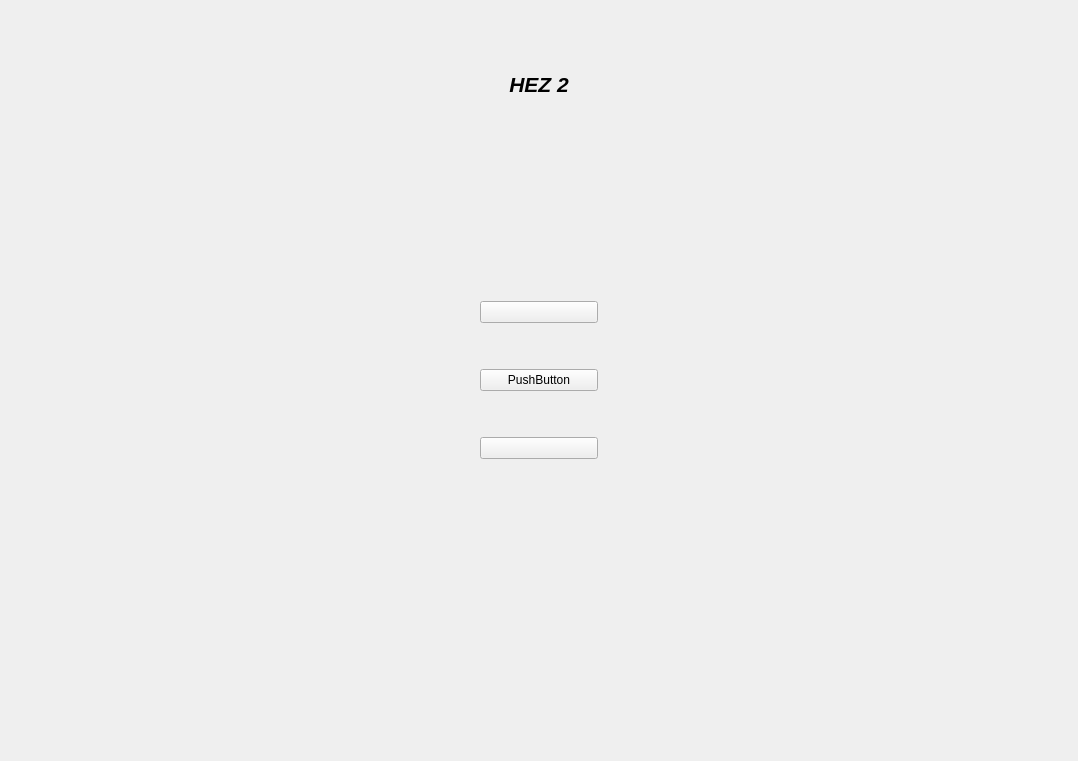
<?xml version="1.0" encoding="UTF-8"?>
<ui version="4.0">
 <class>premierInetrface</class>
 <widget class="QWidget" name="premierInetrface">
  <property name="geometry">
   <rect>
    <x>0</x>
    <y>0</y>
    <width>1078</width>
    <height>761</height>
   </rect>
  </property>
  <property name="windowTitle">
   <string>Form</string>
  </property>
  <property name="styleSheet">
   <string notr="true"/>
  </property>
  <layout class="QHBoxLayout" name="horizontalLayout_2" stretch="1,1,1">
   <item>
    <spacer name="horizontalSpacer">
     <property name="orientation">
      <enum>Qt::Horizontal</enum>
     </property>
     <property name="sizeHint" stdset="0">
      <size>
       <width>40</width>
       <height>20</height>
      </size>
     </property>
    </spacer>
   </item>
   <item>
    <layout class="QVBoxLayout" name="verticalLayout" stretch="2,2,6,20">
     <item>
      <spacer name="verticalSpacer_2">
       <property name="orientation">
        <enum>Qt::Vertical</enum>
       </property>
       <property name="sizeHint" stdset="0">
        <size>
         <width>20</width>
         <height>40</height>
        </size>
       </property>
      </spacer>
     </item>
     <item>
      <widget class="QLabel" name="label">
       <property name="text">
        <string>&lt;html&gt;&lt;head/&gt;&lt;body&gt;&lt;p align=&quot;center&quot;&gt;&lt;span style=&quot; font-size:16pt; font-weight:700; font-style:italic;&quot;&gt;HEZ 2&lt;/span&gt;&lt;/p&gt;&lt;/body&gt;&lt;/html&gt;</string>
       </property>
      </widget>
     </item>
     <item>
      <spacer name="verticalSpacer">
       <property name="orientation">
        <enum>Qt::Vertical</enum>
       </property>
       <property name="sizeHint" stdset="0">
        <size>
         <width>20</width>
         <height>40</height>
        </size>
       </property>
      </spacer>
     </item>
     <item>
      <layout class="QHBoxLayout" name="horizontalLayout_3" stretch="1,1,1">
       <item>
        <spacer name="horizontalSpacer_3">
         <property name="orientation">
          <enum>Qt::Horizontal</enum>
         </property>
         <property name="sizeHint" stdset="0">
          <size>
           <width>40</width>
           <height>20</height>
          </size>
         </property>
        </spacer>
       </item>
       <item>
        <layout class="QVBoxLayout" name="verticalLayout_2" stretch="0,1,0,1,0,1,1">
         <item>
          <spacer name="verticalSpacer_4">
           <property name="orientation">
            <enum>Qt::Vertical</enum>
           </property>
           <property name="sizeHint" stdset="0">
            <size>
             <width>20</width>
             <height>40</height>
            </size>
           </property>
          </spacer>
         </item>
         <item>
          <widget class="QPushButton" name="playButton">
           <property name="baseSize">
            <size>
             <width>20</width>
             <height>202</height>
            </size>
           </property>
           <property name="text">
            <string/>
           </property>
          </widget>
         </item>
         <item>
          <spacer name="verticalSpacer_5">
           <property name="orientation">
            <enum>Qt::Vertical</enum>
           </property>
           <property name="sizeHint" stdset="0">
            <size>
             <width>20</width>
             <height>40</height>
            </size>
           </property>
          </spacer>
         </item>
         <item>
          <widget class="QPushButton" name="deficultyButtn">
           <property name="styleSheet">
            <string notr="true"/>
           </property>
           <property name="text">
            <string>PushButton</string>
           </property>
          </widget>
         </item>
         <item>
          <spacer name="verticalSpacer_6">
           <property name="orientation">
            <enum>Qt::Vertical</enum>
           </property>
           <property name="sizeHint" stdset="0">
            <size>
             <width>20</width>
             <height>40</height>
            </size>
           </property>
          </spacer>
         </item>
         <item>
          <widget class="QPushButton" name="quitButton">
           <property name="styleSheet">
            <string notr="true"/>
           </property>
           <property name="text">
            <string/>
           </property>
          </widget>
         </item>
         <item>
          <spacer name="verticalSpacer_3">
           <property name="orientation">
            <enum>Qt::Vertical</enum>
           </property>
           <property name="sizeHint" stdset="0">
            <size>
             <width>20</width>
             <height>40</height>
            </size>
           </property>
          </spacer>
         </item>
        </layout>
       </item>
       <item>
        <spacer name="horizontalSpacer_4">
         <property name="orientation">
          <enum>Qt::Horizontal</enum>
         </property>
         <property name="sizeHint" stdset="0">
          <size>
           <width>40</width>
           <height>20</height>
          </size>
         </property>
        </spacer>
       </item>
      </layout>
     </item>
    </layout>
   </item>
   <item>
    <spacer name="horizontalSpacer_2">
     <property name="orientation">
      <enum>Qt::Horizontal</enum>
     </property>
     <property name="sizeHint" stdset="0">
      <size>
       <width>40</width>
       <height>20</height>
      </size>
     </property>
    </spacer>
   </item>
  </layout>
 </widget>
 <resources/>
 <connections/>
</ui>
